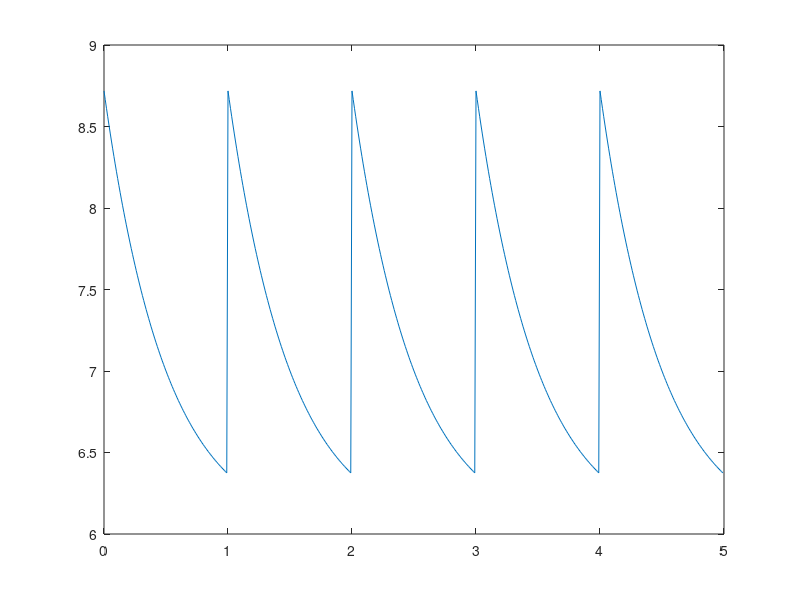
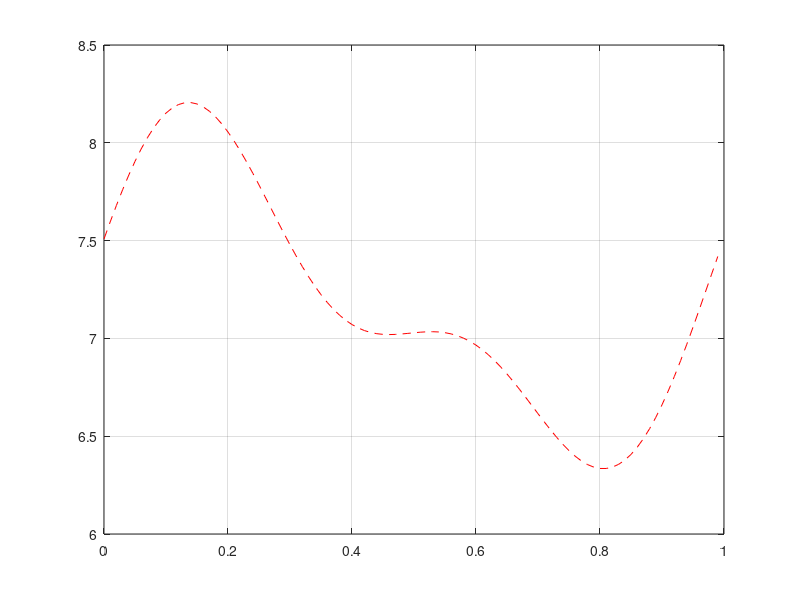
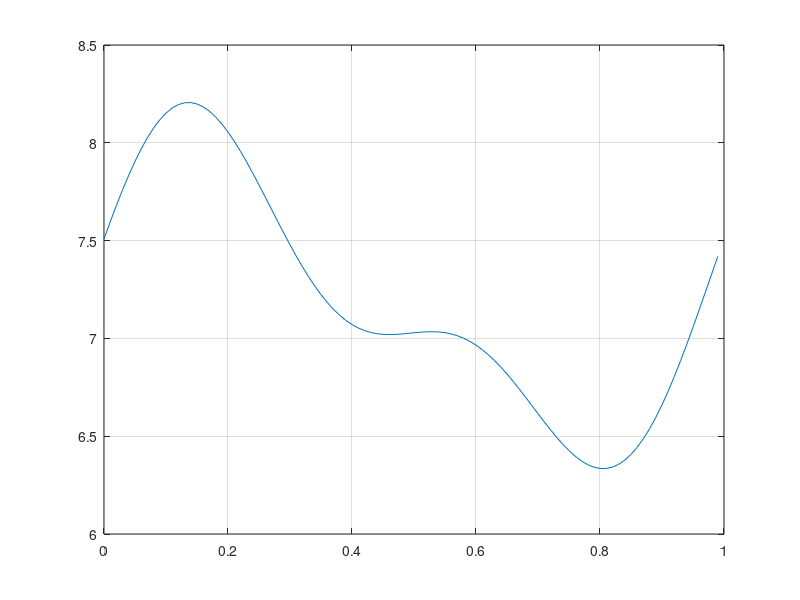

The MATLAB source for these figures, in order:
%% Chirans code

%% S1Q3
clc
close all

T = 1;
t = linspace(0, 1*T, 100+1); t(end) = [];
t = repmat(t, [1 5]);
s2_hinf = exp(1 - 2*t) + 6;
t = linspace(0, 5*T, 500+1); t(end) = [];

figure()
plot(t,s2_hinf)

%% S1Q4
T = 1;
N = 2;
t = linspace(0,T,100+1); t(end) = [];
s_hinf = exp(1-(2*t))+6;
n = (1:N)';

Ts = t(2) - t(1);

T = Ts*length(t);

w0nt = 2*pi*n*t/T;

a0 = 1/T * sum(s_hinf) * Ts;

an = 2/T * (s_hinf * cos(w0nt).') * Ts;

bn = 2/T * (s_hinf * sin(w0nt).') * Ts; 

s_approx = a0 + an * cos(w0nt) + bn * sin(w0nt);

figure();
plot(t,s_approx,'red--');
grid on

%% S1Q5
clc; 
T = 1;
N = 2;
t = linspace(0,T,100+1); t(end) = [];
Ts = t(2) - t(1);
T = Ts*length(t);
f0 = 1/T;
n = (1:N).'; 
w0nt = 2*pi*n*t/T;
s_hinf = exp(1-(2*t))+6;
a0 = 1/T * sum(s_hinf)*Ts; 
an = 2/T * (s_hinf * cos(w0nt).') * Ts; 
bn = 2/T * (s_hinf * sin(w0nt).') * Ts;  
c0 = a0;    
cn_pos = (1/2) * (an - 1j * bn); 
cn_neg = (1/2) * (an +1j * bn);   
cn = [fliplr(cn_neg), c0, cn_pos];  
n_new = (-N:N).';
s_approx= cn * exp(1j * 2 * pi * f0 * n_new * t);   
figure();
plot(t, s_approx);
grid on